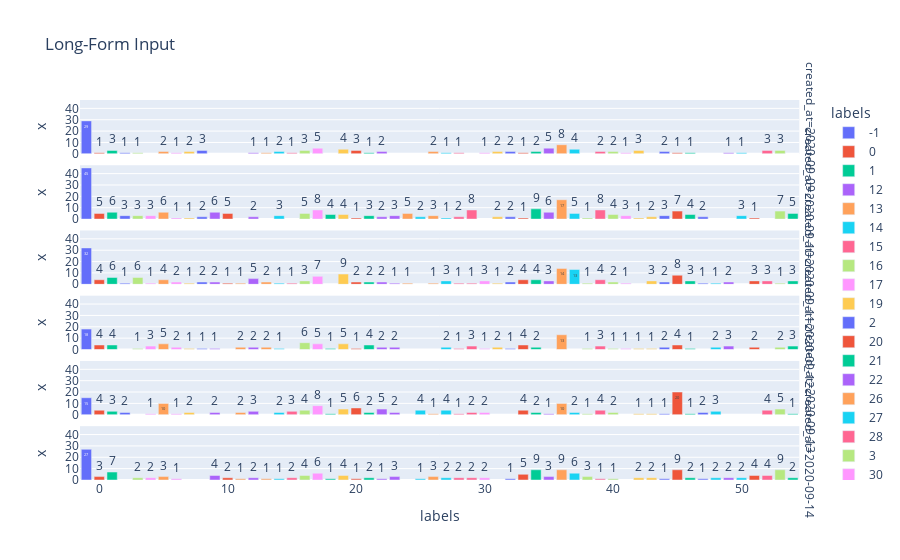

The cell this chart's notebook holds for it:
### Code cell
fig = px.bar(results.groupby(["created_at",'labels',"top_n_words"]).count().reset_index(), x="labels", y="x", color="labels",hover_name="top_n_words",
         title="Long-Form Input",facet_row="created_at",text="x")
fig.update_layout(
     height=1200)

fig.show()
